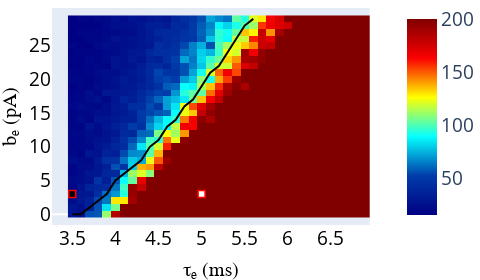

The cell this chart's notebook holds for it:
### Markdown cell above
Or you can load directly a pre-calculated array with the mean survival time (averaged over seeds) for each combination of tau/b_e :

### Code cell
load= 'tau_e'
mean_array,taus, bthr, tau_v, bvals = load_survival( load = load, precalc=True)
plot_heatmap_survival(mean_array, taus, tau_v, bvals , bthr,load = load, precalc=True, save_im=False, z_max=200, line_color='black', colorscale="jet")

### Figure 1 — Plotly figure (JSON) as saved in the notebook; plotly's stock layout.template omitted (floating-point values rounded to 4 significant figures; data arrays with more than 128 entries replaced by an {"elided": "..."} marker saying what was removed)
{"data": [{"colorbar": {"tickcolor": "black", "tickfont": {"size": 19}}, "colorscale": [[0, "rgb(0,0,131)"], [0.2, "rgb(0,60,170)"], [0.4, "rgb(5,255,255)"], [0.6, "rgb(255,255,0)"], [0.8, "rgb(250,0,0)"], [1, "rgb(128,0,0)"]], "type": "heatmap", "x": [3.5, 3.6, 3.7, 3.8, 3.9, 4, 4.1, 4.2, 4.3, 4.4, 4.5, 4.6, 4.7, 4.8, 4.9, 5.0, 5.1, 5.2, 5.3, 5.4, 5.5, 5.6, 5.7, 5.8, 5.9, 6.0, 6.1, 6.2, 6.3, 6.4, 6.5, 6.6, 6.7, 6.8, 6.9], "y": [0, 1, 2, 3, 4, 5, 6, 7, 8, 9, 10, 11, 12, 13, 14, 15, 16, 17, 18, 19, 20, 21, 22, 23, 24, 25, 26, 27, 28, 29], "z": {"elided": "30x35 float values"}, "zmax": 200, "zmin": 15.53}, {"line": {"color": "black", "width": 2}, "mode": "lines", "showlegend": false, "type": "scatter", "x": [3.5, 3.5, 3.6, 3.7, 3.8, 3.9, 4, 4, 4.1, 4.2, 4.3, 4.4, 4.5, 4.5, 4.6, 4.7, 4.8, 4.9, 5.0, 5, 5.1, 5.2, 5.3, 5.4, 5.5, 5.5, 5.6], "xaxis": "x", "y": [0, 0, 0, 1, 2, 3, 5, 5, 6, 7, 8, 10, 11, 11, 13, 14, 16, 17, 19, 19, 21, 22, 24, 26, 28, 28, 29], "yaxis": "y"}, {"marker": {"color": "white", "line": {"color": "red", "width": 1.5}, "size": 7, "symbol": "square"}, "mode": "markers", "showlegend": false, "type": "scatter", "x": [5], "y": [3]}, {"marker": {"color": "black", "line": {"color": "red", "width": 1.5}, "size": 7, "symbol": "square"}, "mode": "markers", "showlegend": false, "type": "scatter", "x": [3.5], "y": [3]}], "layout": {"coloraxis": {"colorbar": {"title": {"side": "right"}, "x": -0.55, "y": 0.35}}, "height": 280, "margin": {"b": 0, "l": 0, "r": 0, "t": 0}, "width": 480, "xaxis": {"anchor": "y", "domain": [0, 0.94], "nticks": 16, "showgrid": false, "tickfont": {"color": "black", "size": 19}, "title": {"font": {"color": "black", "family": "Arial, sans-serif", "size": 20}, "text": "τₑ (ms)"}}, "yaxis": {"anchor": "x", "domain": [0, 1], "nticks": 10, "showgrid": false, "tickfont": {"color": "black", "size": 19}, "title": {"font": {"color": "black", "family": "Arial, sans-serif", "size": 20}, "text": "bₑ (pA)"}}, "yaxis2": {"anchor": "x", "overlaying": "y", "showgrid": false, "side": "right", "title": {"font": {"color": "black", "family": "Arial, sans-serif", "size": 20}, "text": "bₑ (pA)"}}}}
